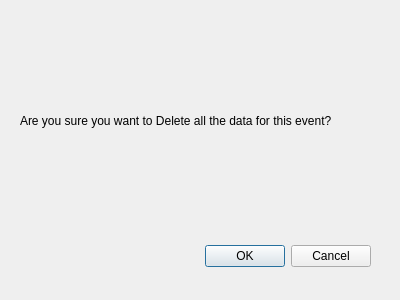
<?xml version="1.0" encoding="UTF-8"?>
<ui version="4.0">
 <class>Dialog</class>
 <widget class="QDialog" name="Dialog">
  <property name="geometry">
   <rect>
    <x>0</x>
    <y>0</y>
    <width>400</width>
    <height>300</height>
   </rect>
  </property>
  <property name="windowTitle">
   <string>Dialog</string>
  </property>
  <widget class="QDialogButtonBox" name="buttonBox">
   <property name="geometry">
    <rect>
     <x>30</x>
     <y>240</y>
     <width>341</width>
     <height>32</height>
    </rect>
   </property>
   <property name="orientation">
    <enum>Qt::Horizontal</enum>
   </property>
   <property name="standardButtons">
    <set>QDialogButtonBox::Cancel|QDialogButtonBox::Ok</set>
   </property>
  </widget>
  <widget class="QLabel" name="label">
   <property name="geometry">
    <rect>
     <x>20</x>
     <y>60</y>
     <width>361</width>
     <height>121</height>
    </rect>
   </property>
   <property name="text">
    <string>Are you sure you want to Delete all the data for this event?</string>
   </property>
  </widget>
 </widget>
 <resources/>
 <connections>
  <connection>
   <sender>buttonBox</sender>
   <signal>accepted()</signal>
   <receiver>Dialog</receiver>
   <slot>accept()</slot>
   <hints>
    <hint type="sourcelabel">
     <x>248</x>
     <y>254</y>
    </hint>
    <hint type="destinationlabel">
     <x>157</x>
     <y>274</y>
    </hint>
   </hints>
  </connection>
  <connection>
   <sender>buttonBox</sender>
   <signal>rejected()</signal>
   <receiver>Dialog</receiver>
   <slot>reject()</slot>
   <hints>
    <hint type="sourcelabel">
     <x>316</x>
     <y>260</y>
    </hint>
    <hint type="destinationlabel">
     <x>286</x>
     <y>274</y>
    </hint>
   </hints>
  </connection>
 </connections>
</ui>
